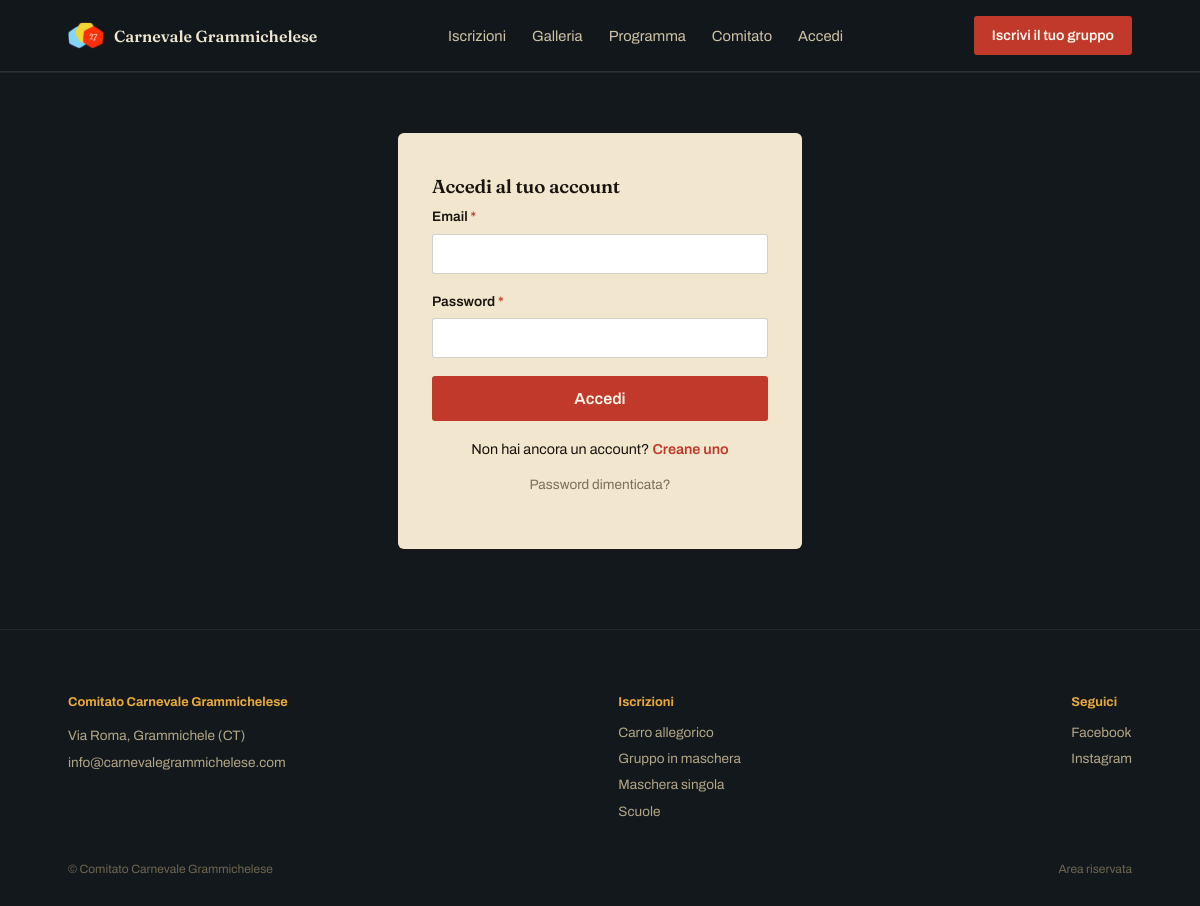
/accedi, run on the app's committed database.
### tables this page shows
CREATE TABLE contenuti (
    chiave TEXT PRIMARY KEY,
    valore TEXT
);

CREATE TABLE categorie (
    id INTEGER PRIMARY KEY AUTOINCREMENT,
    slug TEXT UNIQUE NOT NULL,
    nome TEXT NOT NULL,
    descrizione TEXT,
    regolamento TEXT,
    prezzo_quota REAL DEFAULT 0,
    dettagli_label TEXT DEFAULT 'Note aggiuntive',
    icona TEXT DEFAULT 'carro',
    ordine INTEGER DEFAULT 0
);

### app.py (the view, shortened to what this page needs)
@app.route("/accedi", methods=["GET", "POST"])
def accedi():
    if session.get("utente_id"):
        return redirect(url_for("account"))
    next_url = request.args.get("next") or request.form.get("next") or url_for("account")
    return render_template("accedi.html", next=next_url)

### app.py (called while the page is built)
def get_csrf_token():
    if "_csrf_token" not in session:
        session["_csrf_token"] = secrets.token_hex(16)
    return session["_csrf_token"]

@app.before_request
def csrf_protect():
    if request.method == "POST" and not app.config.get("TESTING"):
        token_sessione = session.get("_csrf_token")
        token_form = request.form.get("_csrf_token")
        if not token_sessione or not token_form or not secrets.compare_digest(token_sessione, token_form):
            abort(400, description="Richiesta non valida (token di sicurezza mancante o scaduto). Ricarica la pagina e riprova.")

def get_db():
    if "db" not in g:
        g.db = sqlite3.connect(DB_PATH)
        g.db.row_factory = sqlite3.Row
        g.db.execute("PRAGMA foreign_keys = ON")
    return g.db

def get_contenuti(db):
    rows = db.execute("SELECT chiave, valore FROM contenuti").fetchall()
    return {r["chiave"]: r["valore"] for r in rows}

@app.context_processor
def inject_globals():
    db = get_db()
    categorie = db.execute("SELECT * FROM categorie ORDER BY ordine").fetchall()
    utente_corrente = None
    if session.get("utente_id"):
        utente_corrente = db.execute(
            "SELECT * FROM utenti WHERE id = ?", (session["utente_id"],)
        ).fetchone()
    contenuti_globali = get_contenuti(db)
    return dict(categorie=categorie, utente_corrente=utente_corrente, c=contenuti_globali)

### templates/accedi.html (shortened to what this page needs)
{% extends "base.html" %}
{% block content %}
<div class="wrap" style="max-width:460px; padding-top:60px; padding-bottom:80px;">
  <div class="form-card">
    <h3>Accedi al tuo account</h3>
    <form method="post">
      <div class="form-row">
        <label>Email <span class="req">*</span></label>
        <input type="email" name="email" required autofocus>
      </div>
      <div class="form-row">
        <label>Password <span class="req">*</span></label>
        <input type="password" name="password" required>
      </div>
      <button type="submit" class="btn-primary" style="width:100%;">Accedi</button>
    </form>
    <p style="text-align:center; margin-top:18px; font-size:0.9rem;">
      Non hai ancora un account? <a href="{{ url_for('registrati', next=next) }}" style="color:var(--rosso); font-weight:600;">Creane uno</a>
    </p>
    <p style="text-align:center; margin-top:8px; font-size:0.85rem;">
      <a href="{{ url_for('password_dimenticata') }}" style="color:#7a6f58;">Password dimenticata?</a>
    </p>
  </div>
</div>
{% endblock %}

### templates/base.html (shortened to what this page needs)
<!DOCTYPE html>
<html lang="it">
<head>
<link rel="stylesheet" href="{{ url_for('static', filename='css/style.css') }}">
</head>
<body>
<header class="site">
  <div class="nav-row">
    <a class="brand" href="{{ url_for('home') }}">
      <img src="{{ url_for('static', filename='img/logo.png') }}" alt="Logo Carnevale Grammichelese" onerror="this.style.display='none'">
      <span class="brand-name">Carnevale Grammichelese</span>
    </a>
    <nav class="main"><ul>
      <li><a href="{{ url_for('home') }}#categorie">Iscrizioni</a></li>
      <li><a href="{{ url_for('home') }}#sfilata">Galleria</a></li>
      <li><a href="{{ url_for('home') }}#programma">Programma</a></li>
      <li><a href="{{ url_for('home') }}#contatti">Comitato</a></li>
      {% if utente_corrente %}
      <li><a href="{{ url_for('account') }}">Il mio account</a></li>
      {% else %}
      <li><a href="{{ url_for('accedi') }}">Accedi</a></li>
      {% endif %}
    </ul></nav>
    {% if utente_corrente %}
    <a class="btn-nav" href="{{ url_for('account') }}">Ciao, {{ utente_corrente.nome }}</a>
    {% else %}
    <a class="btn-nav" href="{{ url_for('registrati') }}">Iscrivi il tuo gruppo</a>
    {% endif %}
  </div>
  <div class="mobile-menu" id="cgMobileMenu">
    <ul>
    </ul>
  </div>
</header>
{% block content %}{% endblock %}
<footer class="site" id="contatti">
  <div class="wrap">
    <div class="foot-row">
      <div class="foot-col">
        <h4>Comitato Carnevale Grammichelese</h4>
        <p>{{ c.footer_indirizzo }}</p>
        <a href="mailto:{{ c.footer_email }}">{{ c.footer_email }}</a>
      </div>
      <div class="foot-col">
        <h4>Iscrizioni</h4>
        {% for cat in categorie %}
          <a href="{{ url_for('account_nuovo_gruppo', slug=cat.slug) }}">{{ cat.nome }}</a>
        {% endfor %}
      </div>
      <div class="foot-col">
        <h4>Seguici</h4>
        <a href="{{ c.footer_facebook }}">Facebook</a>
        <a href="{{ c.footer_instagram }}">Instagram</a>
      </div>
    </div>
    <div class="foot-bottom">
      <span>© Comitato Carnevale Grammichelese</span>
      <span><a href="{{ url_for('admin_login') }}" style="color:#6f6650;">Area riservata</a></span>
    </div>
  </div>
</footer>
</body>
</html>

### static/css/style.css (style rules this page uses)
:root { --notte:#12181c; --notte-2:#1a2229; --carta:#f2e7ce; --rosso:#c1392b; --oro:#e7a93c; --smeraldo:#1f6e68; --crema-testo:#efe6d2; --max:1120px; }
* { box-sizing:border-box; }
html,body { margin:0; padding:0; }
body { font-family:'Archivo', sans-serif; background:var(--notte); color:var(--crema-testo); line-height:1.5; overflow-x:hidden; }
h1,h2,h3 { font-family:'Fraunces', serif; font-weight:600; letter-spacing:-0.01em; margin:0; }
a { color:inherit; text-decoration:none; }
img { display:block; max-width:100%; }
.wrap { max-width:var(--max); margin:0 auto; padding:0 28px; }
header.site { position:sticky; top:0; z-index:50; background:rgba(18,24,28,0.9); backdrop-filter:blur(8px); border-bottom:1px solid rgba(239,230,210,0.08); }
.nav-row { display:flex; align-items:center; justify-content:space-between; padding:16px 28px; max-width:var(--max); margin:0 auto; }
.brand { display:flex; align-items:center; gap:10px; }
.brand img { width:36px; height:36px; object-fit:contain; }
.brand-name { font-family:'Fraunces', serif; font-weight:600; }
nav.main ul { display:flex; gap:26px; list-style:none; margin:0; padding:0; }
nav.main a { font-size:0.92rem; color:#cfc3a6; }
.btn-nav { background:var(--rosso); color:#fff8ec !important; padding:9px 18px; border-radius:3px; font-size:0.88rem; font-weight:600; }
.mobile-menu { max-height:0; overflow:hidden; background:var(--notte-2); border-bottom:1px solid rgba(239,230,210,0.08); transition:max-height .3s ease; }
.mobile-menu ul { list-style:none; margin:0; padding:8px 28px 16px; }
.btn-primary { background:var(--rosso); color:#fff8ec !important; padding:14px 24px; border-radius:3px; font-weight:600; display:inline-block; border:none; cursor:pointer; font-family:'Archivo',sans-serif; font-size:1rem; }
footer.site { padding:46px 0 28px; border-top:1px solid rgba(239,230,210,0.08); }
.foot-row { display:flex; justify-content:space-between; gap:30px; flex-wrap:wrap; }
.foot-col h4 { font-size:0.8rem; color:var(--oro); margin-bottom:10px; }
.foot-col a, .foot-col p { display:block; font-size:0.85rem; color:#b3a687; margin-bottom:6px; }
.foot-bottom { margin-top:32px; font-size:0.75rem; color:#6f6650; display:flex; justify-content:space-between; flex-wrap:wrap; gap:8px; }
.form-card { max-width:640px; margin:0 auto; background:var(--carta); color:#1a1410; border-radius:6px; padding:40px 34px; }
.form-card h3 { color:#1a1410; margin-bottom:6px; }
.form-row { margin-bottom:18px; }
.form-row label { display:block; font-size:0.86rem; font-weight:600; margin-bottom:6px; }
.form-row .req { color:var(--rosso); }
.form-row input, .form-row textarea { width:100%; padding:11px 12px; border:1px solid rgba(26,20,16,0.2); border-radius:3px; font-family:'Archivo',sans-serif; font-size:0.95rem; background:#fff; }

### data on the page
contenuti: footer_indirizzo "Via Roma, Grammichele (CT)"
contenuti: footer_email "info@carnevalegrammichelese.com"
categorie: nome "Carro allegorico"
categorie: nome "Gruppo in maschera"
categorie: nome "Maschera singola"
categorie: nome "Scuole"
